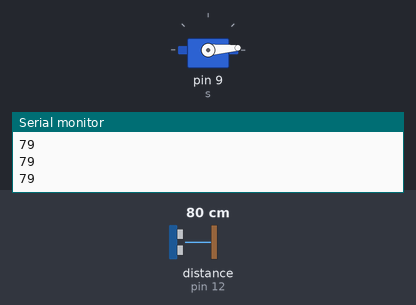
Bench run of a sketch on a simulated Arduino Uno, built with avr-gcc and run on an emulated ATmega328P. Shown: servo, the last lines printed to the serial monitor. Wiring (inferred from the names in the program): ultrasonic range finder: trigger pin 13; echo pin 12. The test bench sets the inputs (shaded band); at power-on: distance to the obstacle (sensor on pin 12) 80 cm. The echo pulse lasts 58.3 µs per cm.

Above: at 0.05 s.
At 0.5 s:
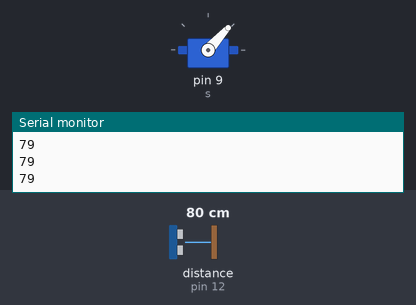
At 0.95 s:
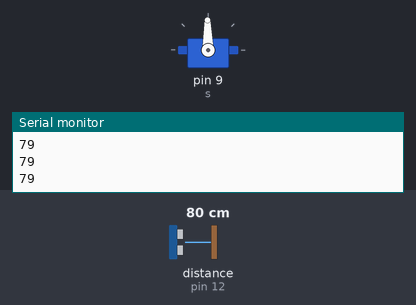
At 1.85 s:
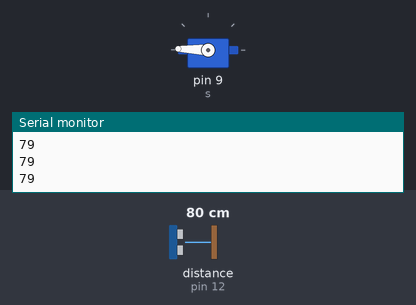
Timing chart, 0 to 10.2 s (numbered marks = the images above):
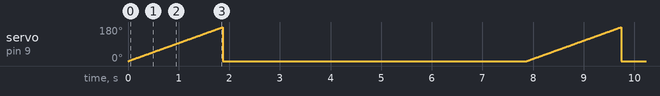

Measured:
- by itself, servo on pin 9 (s): ramps from 0° to 179° and jumps back, once every 7.9 s

The sketch:

KTC_Servo_Sonar.ino
```cpp
#include <Servo.h>
unsigned int samples[180];
int echo = 12;
int trig = 13;
Servo s;

void setup()
{
  pinMode(echo, INPUT);
  pinMode(trig, OUTPUT);
  s.attach(9);
  s.write(0);
  Serial.begin(115200);
}

void loop()
{
  for(int i = 0; i<180; i++)
  {
    s.write(i);
    unsigned int d = Distance();
    samples[i] = d;
    Serial.println(d);
    delay(5);
  }
  int lowest = GetLowest(samples, 180);
  if(lowest == -1)
    s.write(0);
  else
    s.write(lowest);
  delay(5000);
  s.write(0);
  delay(1000);
}

int GetLowest(unsigned int arr[], int count)
{
  int tmp = 10000;
  int lowestPoint = 0;
  for(int i = 0; i<count; i++)
  {
    if(arr[i] < tmp)
    {
      lowestPoint = i;
      tmp = arr[i];
    }
  }
  Serial.print("LOWEST DEGREE: "); Serial.println(lowestPoint);
  if(lowestPoint == 9999)
    return -1;
  else
    return lowestPoint;
}

unsigned int Distance()
{
  digitalWrite(echo, LOW);
  digitalWrite(trig, LOW);
  delayMicroseconds(2);
  digitalWrite(trig, HIGH);
  delayMicroseconds(10);
  digitalWrite(trig, LOW);
  unsigned long echoValue = pulseIn(echo, HIGH);
  if(echoValue == 0)
    return 9999;
  unsigned int d = echoValue / 58.138;
  return d;
}
```
